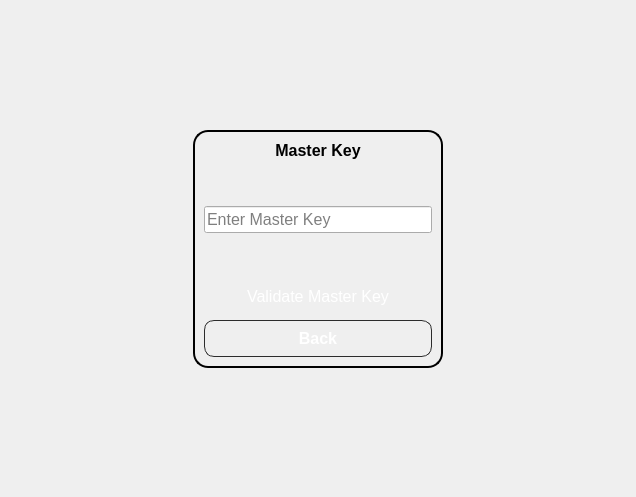
      <widget class="QWidget" name="page_adminPassword">
       <layout class="QGridLayout" name="gridLayout_4">
        <item row="0" column="1">
         <spacer name="verticalSpacer_5">
          <property name="orientation">
           <enum>Qt::Vertical</enum>
          </property>
          <property name="sizeType">
           <enum>QSizePolicy::Expanding</enum>
          </property>
          <property name="sizeHint" stdset="0">
           <size>
            <width>17</width>
            <height>119</height>
           </size>
          </property>
         </spacer>
        </item>
        <item row="1" column="0">
         <spacer name="horizontalSpacer_5">
          <property name="orientation">
           <enum>Qt::Horizontal</enum>
          </property>
          <property name="sizeType">
           <enum>QSizePolicy::Expanding</enum>
          </property>
          <property name="sizeHint" stdset="0">
           <size>
            <width>182</width>
            <height>13</height>
           </size>
          </property>
         </spacer>
        </item>
        <item row="1" column="1" rowspan="2">
         <widget class="QGroupBox" name="groupBox_8">
          <property name="sizePolicy">
           <sizepolicy hsizetype="Expanding" vsizetype="Preferred">
            <horstretch>0</horstretch>
            <verstretch>0</verstretch>
           </sizepolicy>
          </property>
          <property name="minimumSize">
           <size>
            <width>250</width>
            <height>0</height>
           </size>
          </property>
          <property name="styleSheet">
           <string notr="true">QGroupBox { font-size: 14px; font-weight: bold;border : 2px solid black;border-radius:15px; }</string>
          </property>
          <property name="title">
           <string/>
          </property>
          <layout class="QVBoxLayout" name="verticalLayout_12">
           <item>
            <widget class="QLabel" name="label_20">
             <property name="sizePolicy">
              <sizepolicy hsizetype="Preferred" vsizetype="Fixed">
               <horstretch>0</horstretch>
               <verstretch>0</verstretch>
              </sizepolicy>
             </property>
             <property name="font">
              <font>
               <pointsize>12</pointsize>
               <weight>75</weight>
               <bold>true</bold>
              </font>
             </property>
             <property name="styleSheet">
              <string notr="true">border:none;</string>
             </property>
             <property name="text">
              <string>Master Key</string>
             </property>
             <property name="alignment">
              <set>Qt::AlignCenter</set>
             </property>
            </widget>
           </item>
           <item>
            <spacer name="verticalSpacer_23">
             <property name="orientation">
              <enum>Qt::Vertical</enum>
             </property>
             <property name="sizeType">
              <enum>QSizePolicy::Preferred</enum>
             </property>
             <property name="sizeHint" stdset="0">
              <size>
               <width>20</width>
               <height>40</height>
              </size>
             </property>
            </spacer>
           </item>
           <item>
            <widget class="QLineEdit" name="lineEdit_masterKeyRecPass">
             <property name="font">
              <font>
               <pointsize>12</pointsize>
              </font>
             </property>
             <property name="echoMode">
              <enum>QLineEdit::Password</enum>
             </property>
             <property name="placeholderText">
              <string>Enter Master Key</string>
             </property>
            </widget>
           </item>
           <item>
            <spacer name="verticalSpacer_24">
             <property name="orientation">
              <enum>Qt::Vertical</enum>
             </property>
             <property name="sizeType">
              <enum>QSizePolicy::Preferred</enum>
             </property>
             <property name="sizeHint" stdset="0">
              <size>
               <width>20</width>
               <height>40</height>
              </size>
             </property>
            </spacer>
           </item>
           <item>
            <widget class="QPushButton" name="pushButton_recAdminPass">
             <property name="font">
              <font>
               <pointsize>12</pointsize>
              </font>
             </property>
             <property name="styleSheet">
              <string notr="true">QPushButton
{
    background: qlineargradient(
        x1:0, y1:0,
        x2:1, y2:0,
        stop:0 #00c853,
        stop:1 #2962ff
    );

    color: white;
    border-radius: 10px;
    padding: 8px;
}
QPushButton:hover
{
    background: qlineargradient(
        x1:0, y1:0,
        x2:1, y2:0,
        stop:0 #00e676,
        stop:1 #448aff
    );
}
QPushButton:pressed
{
    background: qlineargradient(
        x1:0, y1:0,
        x2:1, y2:0,
        stop:0 #00a152,
        stop:1 #1e88e5
    );

    padding-top: 10px;
    padding-left: 10px;
}</string>
             </property>
             <property name="text">
              <string>Validate Master Key</string>
             </property>
            </widget>
           </item>
           <item>
            <widget class="QPushButton" name="pushButton_3">
             <property name="font">
              <font>
               <pointsize>12</pointsize>
               <weight>75</weight>
               <bold>true</bold>
              </font>
             </property>
             <property name="styleSheet">
              <string notr="true">QPushButton
{
    background: qlineargradient(
        x1:0, y1:0,
        x2:1, y2:0,
        stop:0 #616161,
        stop:1 #424242
    );

    color: white;
    border: 1px solid #2c2c2c;
    border-radius: 10px;
    padding: 8px;
    font-weight: bold;
}

QPushButton:hover
{
    background: qlineargradient(
        x1:0, y1:0,
        x2:1, y2:0,
        stop:0 #757575,
        stop:1 #545454
    );
}

QPushButton:pressed
{
    background: qlineargradient(
        x1:0, y1:0,
        x2:1, y2:0,
        stop:0 #4a4a4a,
        stop:1 #303030
    );

    padding-top: 10px;
    padding-left: 10px;
}</string>
             </property>
             <property name="text">
              <string>Back</string>
             </property>
            </widget>
           </item>
          </layout>
         </widget>
        </item>
        <item row="2" column="2">
         <spacer name="horizontalSpacer_6">
          <property name="orientation">
           <enum>Qt::Horizontal</enum>
          </property>
          <property name="sizeType">
           <enum>QSizePolicy::Expanding</enum>
          </property>
          <property name="sizeHint" stdset="0">
           <size>
            <width>182</width>
            <height>13</height>
           </size>
          </property>
         </spacer>
        </item>
        <item row="3" column="1">
         <spacer name="verticalSpacer_4">
          <property name="orientation">
           <enum>Qt::Vertical</enum>
          </property>
          <property name="sizeType">
           <enum>QSizePolicy::Expanding</enum>
          </property>
          <property name="sizeHint" stdset="0">
           <size>
            <width>17</width>
            <height>118</height>
           </size>
          </property>
         </spacer>
        </item>
       </layout>
      </widget>
